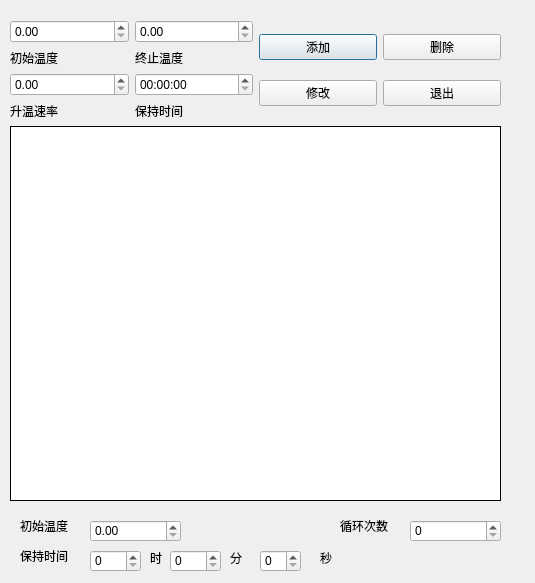
<?xml version="1.0" encoding="UTF-8"?>
<ui version="4.0">
 <class>Dialog</class>
 <widget class="QDialog" name="Dialog">
  <property name="geometry">
   <rect>
    <x>0</x>
    <y>0</y>
    <width>535</width>
    <height>583</height>
   </rect>
  </property>
  <property name="windowTitle">
   <string>Dialog</string>
  </property>
  <property name="modal">
   <bool>false</bool>
  </property>
  <widget class="QWidget" name="layoutWidget">
   <property name="geometry">
    <rect>
     <x>10</x>
     <y>20</y>
     <width>491</width>
     <height>481</height>
    </rect>
   </property>
   <layout class="QGridLayout" name="gridLayout_3">
    <item row="0" column="0">
     <layout class="QGridLayout" name="gridLayout">
      <item row="0" column="0">
       <layout class="QHBoxLayout" name="horizontalLayout">
        <item>
         <widget class="QDoubleSpinBox" name="start_temp"/>
        </item>
        <item>
         <widget class="QDoubleSpinBox" name="end_temp"/>
        </item>
       </layout>
      </item>
      <item row="1" column="0">
       <layout class="QHBoxLayout" name="horizontalLayout_2">
        <item>
         <widget class="QLabel" name="label">
          <property name="text">
           <string>初始温度</string>
          </property>
         </widget>
        </item>
        <item>
         <widget class="QLabel" name="label_2">
          <property name="text">
           <string>终止温度</string>
          </property>
         </widget>
        </item>
       </layout>
      </item>
      <item row="2" column="0">
       <layout class="QHBoxLayout" name="horizontalLayout_3">
        <item>
         <widget class="QDoubleSpinBox" name="raise_time"/>
        </item>
        <item>
         <widget class="QTimeEdit" name="hold_time"/>
        </item>
       </layout>
      </item>
      <item row="3" column="0">
       <layout class="QHBoxLayout" name="horizontalLayout_4">
        <item>
         <widget class="QLabel" name="label_3">
          <property name="text">
           <string>升温速率</string>
          </property>
         </widget>
        </item>
        <item>
         <widget class="QLabel" name="label_4">
          <property name="text">
           <string>保持时间</string>
          </property>
         </widget>
        </item>
       </layout>
      </item>
     </layout>
    </item>
    <item row="0" column="1">
     <layout class="QGridLayout" name="gridLayout_2">
      <item row="0" column="0">
       <widget class="QPushButton" name="pbtAdd">
        <property name="text">
         <string>添加</string>
        </property>
       </widget>
      </item>
      <item row="0" column="1">
       <widget class="QPushButton" name="pbtDel">
        <property name="text">
         <string>删除</string>
        </property>
       </widget>
      </item>
      <item row="1" column="0">
       <widget class="QPushButton" name="pbtModify">
        <property name="text">
         <string>修改</string>
        </property>
       </widget>
      </item>
      <item row="1" column="1">
       <widget class="QPushButton" name="pbtExit">
        <property name="text">
         <string>退出</string>
        </property>
       </widget>
      </item>
     </layout>
    </item>
    <item row="1" column="0" colspan="2">
     <widget class="QTableView" name="tViewSegment">
      <property name="frameShape">
       <enum>QFrame::Panel</enum>
      </property>
      <property name="frameShadow">
       <enum>QFrame::Plain</enum>
      </property>
     </widget>
    </item>
   </layout>
  </widget>
  <widget class="QLabel" name="label_5">
   <property name="geometry">
    <rect>
     <x>20</x>
     <y>520</y>
     <width>54</width>
     <height>12</height>
    </rect>
   </property>
   <property name="text">
    <string>初始温度</string>
   </property>
  </widget>
  <widget class="QLabel" name="label_17">
   <property name="geometry">
    <rect>
     <x>320</x>
     <y>550</y>
     <width>21</width>
     <height>16</height>
    </rect>
   </property>
   <property name="text">
    <string>秒</string>
   </property>
  </widget>
  <widget class="QDoubleSpinBox" name="Temp_Hold_m">
   <property name="geometry">
    <rect>
     <x>170</x>
     <y>550</y>
     <width>51</width>
     <height>22</height>
    </rect>
   </property>
   <property name="decimals">
    <number>0</number>
   </property>
  </widget>
  <widget class="QLabel" name="label_12">
   <property name="geometry">
    <rect>
     <x>150</x>
     <y>550</y>
     <width>21</width>
     <height>16</height>
    </rect>
   </property>
   <property name="text">
    <string>时</string>
   </property>
  </widget>
  <widget class="QDoubleSpinBox" name="Temp_Init">
   <property name="geometry">
    <rect>
     <x>90</x>
     <y>520</y>
     <width>91</width>
     <height>22</height>
    </rect>
   </property>
   <property name="maximum">
    <double>500.000000000000000</double>
   </property>
  </widget>
  <widget class="QLabel" name="label_13">
   <property name="geometry">
    <rect>
     <x>230</x>
     <y>550</y>
     <width>21</width>
     <height>16</height>
    </rect>
   </property>
   <property name="text">
    <string>分</string>
   </property>
  </widget>
  <widget class="QDoubleSpinBox" name="Temp_Hold_h">
   <property name="geometry">
    <rect>
     <x>90</x>
     <y>550</y>
     <width>51</width>
     <height>22</height>
    </rect>
   </property>
   <property name="decimals">
    <number>0</number>
   </property>
  </widget>
  <widget class="QDoubleSpinBox" name="Temp_Hold_s">
   <property name="geometry">
    <rect>
     <x>260</x>
     <y>550</y>
     <width>41</width>
     <height>22</height>
    </rect>
   </property>
   <property name="decimals">
    <number>0</number>
   </property>
  </widget>
  <widget class="QLabel" name="label_6">
   <property name="geometry">
    <rect>
     <x>20</x>
     <y>550</y>
     <width>54</width>
     <height>12</height>
    </rect>
   </property>
   <property name="text">
    <string>保持时间</string>
   </property>
  </widget>
  <widget class="QLabel" name="label_repeat">
   <property name="geometry">
    <rect>
     <x>340</x>
     <y>520</y>
     <width>54</width>
     <height>12</height>
    </rect>
   </property>
   <property name="text">
    <string>循环次数</string>
   </property>
  </widget>
  <widget class="QDoubleSpinBox" name="repeat_cnt">
   <property name="geometry">
    <rect>
     <x>410</x>
     <y>520</y>
     <width>91</width>
     <height>22</height>
    </rect>
   </property>
   <property name="decimals">
    <number>0</number>
   </property>
   <property name="maximum">
    <double>100.000000000000000</double>
   </property>
  </widget>
 </widget>
 <resources/>
 <connections/>
</ui>
